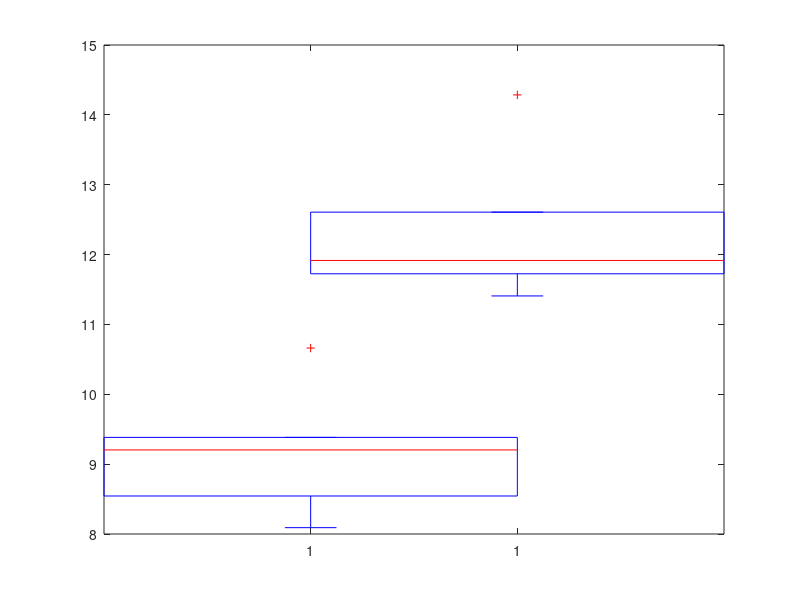

MATLAB code for this plot: (Note: this script raises an error after producing the figure.)
close all

subjectData = [
    9.3830   11.4079
    8.5441   11.9159
    8.0908   12.6074
    9.2035   11.7251
   10.6617   14.2856
];

subjectError = [
    0.3575    0.1829
    0.1913    0.1055
    0.1825    0.1198
    0.2197    0.2070
    0.1161    0.3981];

resultsCplx1Max = [
    0.4210
    0.4058
    0.3938
    0.4045
    0.6247
    ];

slope1 = subjectData(:,1);
slope2 = subjectData(:,2);

subjectData = [slope1; slope2];
groups = [ones(5,1); 2*ones(5,1)];

groupNames = {'low W', 'high W'};
h = boxplot(subjectData, groups, 'Orientation',  'vertical',  'Colors', 'k', 'Widths', 1);
set(h(7,:),'Visible','off')
set(gca,'xticklabel', groupNames)  
ylim([0 17])
ylabel('dO2/dW')

color = [67 116 160; 151 185 224]/255;
h = findobj(gca,'Tag','Box');
for j=1:length(h)
    currentColor = color((mod(j,2)+1),:);
    a = patch(get(h(j),'XData'),get(h(j),'YData'), currentColor);
    uistack(a,'bottom');
end
%uistack(a,'bottom');
p = ranksum(subjectData(groups==1),subjectData(groups==2));
%[h p] = ttest(deltas(groups==1),deltas(groups==2));

text(1, 4, sprintf('p=%2.2e', p))
ylim([0 16])
color2 = [215 86 40]/256;
hold all
rng('default') % set random generator to same value each time
xvals = 0.5*rand(5,1);
xvals = xvals-mean(xvals);

for i = 1:length(slope1)
    tmp = plot([1 2] + xvals(i), [slope1(i) slope2(i)], '-', 'color', color2);
    tmp.Color(4) = 0.5;
end

scatter(1 + xvals, slope1, 20, 'MarkerFaceColor', color2,'MarkerEdgeColor', color2, 'MarkerFaceAlpha', 0.5, 'MarkerEdgeAlpha', 0.6)
scatter(2 + xvals, slope2, 20, 'MarkerFaceColor', color2,'MarkerEdgeColor', color2, 'MarkerFaceAlpha', 0.5, 'MarkerEdgeAlpha', 0.6)


text(0.3, median(slope1), sprintf('%2.1f', median(slope1)))
text(1.3, median(slope2), sprintf('%2.1f', median(slope2)))

%%
figure()

h = boxplot(resultsCplx1Max, 'Orientation',  'vertical', 'Whisker', 5, 'Colors', 'k', 'Widths', 1);
set(h(7,:),'Visible','off')
set(gca,'xticklabel', '')  
ylim([0 17])
ylabel('complex I max/vO2 max')

color = [67 116 160; 151 185 224]/255;
h = findobj(gca,'Tag','Box');
a = patch(get(h,'XData'),get(h,'YData'), color(2,:));
uistack(a,'bottom');

text(1, 4, sprintf('p=%2.2e', p))
ylim([0 1])
xlim([0 2])
color2 = [215 86 40]/256;
hold all
rng('default') % set random generator to same value each time
xvals = 0.5*rand(5,1);
xvals = xvals-mean(xvals);

scatter(1 + xvals, resultsCplx1Max,20, 'MarkerFaceColor', color2,'MarkerEdgeColor', color2, 'MarkerFaceAlpha', 0.5, 'MarkerEdgeAlpha', 0.6)


text(0.3, median(resultsCplx1Max), sprintf('%2.1f', median(resultsCplx1Max)))


%%
addpath('src2')
Wvalues = [median(slope1) median(slope2)];
Ovalue = 2 * mlToMol(Wvalues)/3600;
ATPvalue = (1/27)/1000;
ATPvalue./Ovalue



